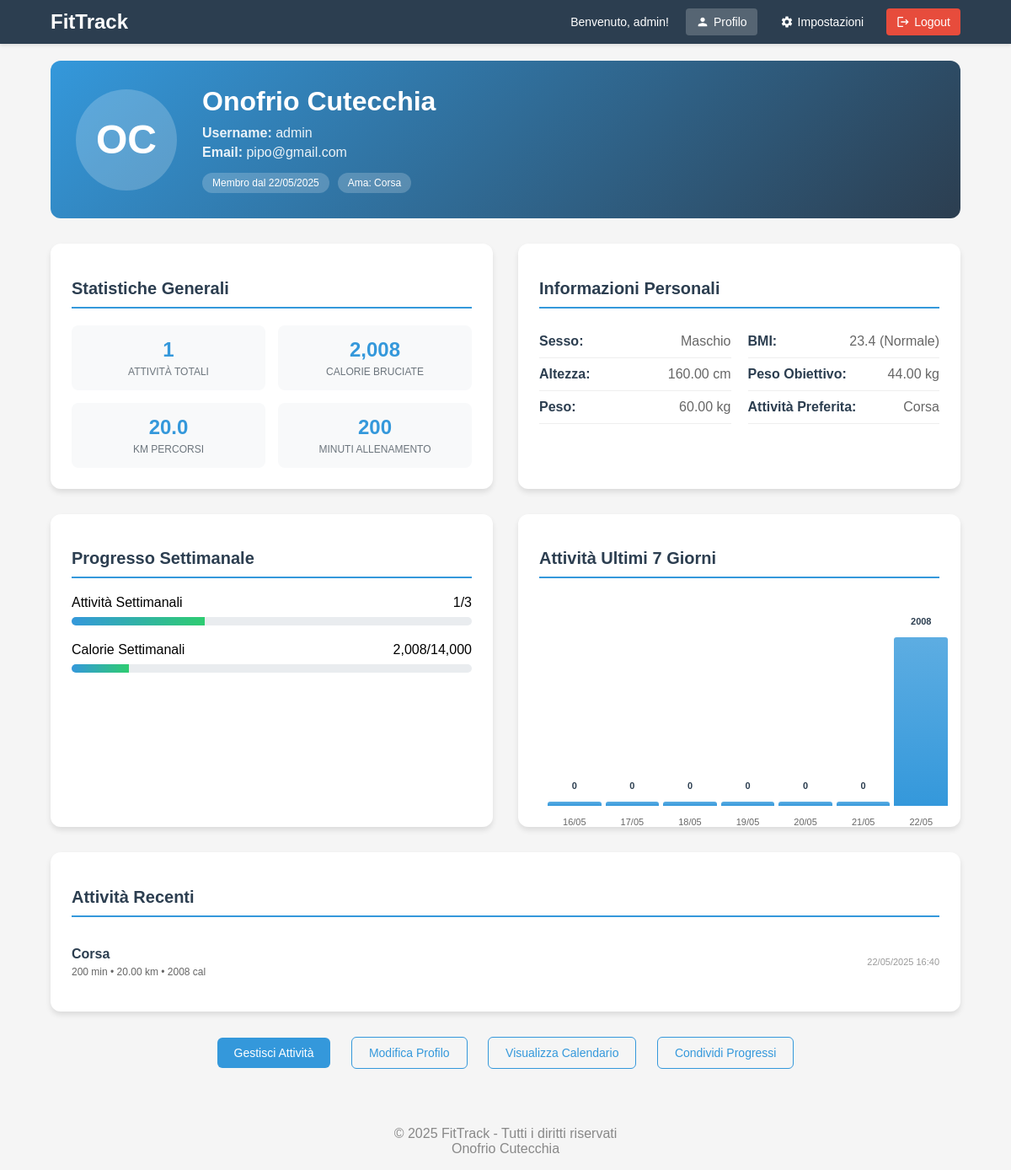
Screenshot of /profilo.php (signed in) with the database file from the repository.
### tables this page shows
CREATE TABLE `utenti` (
  `id` int(11) NOT NULL,
  `username` varchar(50) NOT NULL,
  `email` varchar(100) NOT NULL,
  `altezza` decimal(5,2) DEFAULT NULL,
  `peso` decimal(5,2) DEFAULT NULL,
  `password` varchar(255) NOT NULL,
  `nome` varchar(50) DEFAULT NULL,
  `cognome` varchar(50) DEFAULT NULL,
  `data_nascita` date DEFAULT NULL,
  `sesso` enum('M','F','Altro') DEFAULT NULL,
  `data_registrazione` timestamp NOT NULL DEFAULT current_timestamp()
);

CREATE TABLE `attivita` (
  `id` int(11) NOT NULL,
  `id_utente` int(11) NOT NULL,
  `tipo_attivita` varchar(50) NOT NULL,
  `durata` int(11) NOT NULL,
  `distanza` decimal(6,2) DEFAULT NULL,
  `calorie` int(11) DEFAULT NULL,
  `data_attivita` datetime NOT NULL,
  `descrizione` text DEFAULT NULL
);

CREATE TABLE `obiettivi` (
  `id` int(11) NOT NULL,
  `id_utente` int(11) DEFAULT NULL,
  `obiettivo_peso` decimal(5,2) DEFAULT NULL,
  `obiettivo_calorie` int(11) DEFAULT NULL,
  `obiettivo_passi` int(11) DEFAULT NULL,
  `obiettivo_attivita` int(11) DEFAULT NULL
);

### profilo.php (the view, shortened to what this page needs)
<?php
include 'connessione.php';
$id_utente = $_SESSION['utente_id'];
$sql = "SELECT * FROM utenti WHERE id = ?";
$stmt = $conn->prepare($sql);
$stmt->bind_param("i", $id_utente);
$stmt->execute();
$utente = $stmt->get_result()->fetch_assoc();
$sql = "SELECT * FROM obiettivi WHERE id_utente = ?";
$stmt = $conn->prepare($sql);
$stmt->bind_param("i", $id_utente);
$stmt->execute();
$obiettivi = $stmt->get_result()->fetch_assoc();
$stats = [];
$sql = "SELECT COUNT(*) as totale FROM attivita WHERE id_utente = ?";
$stmt = $conn->prepare($sql);
$stmt->bind_param("i", $id_utente);
$stmt->execute();
$stats['totale_attivita'] = $stmt->get_result()->fetch_assoc()['totale'];
$sql = "SELECT SUM(calorie) as totale FROM attivita WHERE id_utente = ?";
$stmt = $conn->prepare($sql);
$stmt->bind_param("i", $id_utente);
$stmt->execute();
$stats['calorie_totali'] = $stmt->get_result()->fetch_assoc()['totale'] ?? 0;
$sql = "SELECT SUM(distanza) as totale FROM attivita WHERE id_utente = ?";
$stmt = $conn->prepare($sql);
$stmt->bind_param("i", $id_utente);
$stmt->execute();
$stats['distanza_totale'] = $stmt->get_result()->fetch_assoc()['totale'] ?? 0;
$sql = "SELECT SUM(durata) as totale FROM attivita WHERE id_utente = ?";
$stmt = $conn->prepare($sql);
$stmt->bind_param("i", $id_utente);
$stmt->execute();
$stats['tempo_totale'] = $stmt->get_result()->fetch_assoc()['totale'] ?? 0;
$sql = "SELECT COUNT(*) as totale FROM attivita WHERE id_utente = ? AND YEARWEEK(data_attivita, 1) = YEARWEEK(CURDATE(), 1)";
$stmt = $conn->prepare($sql);
$stmt->bind_param("i", $id_utente);
$stmt->execute();
$stats['attivita_settimana'] = $stmt->get_result()->fetch_assoc()['totale'];
$sql = "SELECT SUM(calorie) as totale FROM attivita WHERE id_utente = ? AND YEARWEEK(data_attivita, 1) = YEARWEEK(CURDATE(), 1)";
$stmt = $conn->prepare($sql);
$stmt->bind_param("i", $id_utente);
$stmt->execute();
$stats['calorie_settimana'] = $stmt->get_result()->fetch_assoc()['totale'] ?? 0;
$sql = "SELECT tipo_attivita, COUNT(*) as conteggio FROM attivita WHERE id_utente = ? GROUP BY tipo_attivita ORDER BY conteggio DESC LIMIT 1";
$stmt = $conn->prepare($sql);
$stmt->bind_param("i", $id_utente);
$stmt->execute();
$result = $stmt->get_result()->fetch_assoc();
$stats['attivita_preferita'] = $result['tipo_attivita'] ?? 'Nessuna';
$bmi = null;
$categoria_bmi = '';
if ($utente['peso'] && $utente['altezza']) {
    $altezza_m = $utente['altezza'] / 100;
    $bmi = $utente['peso'] / ($altezza_m * $altezza_m);
    if ($bmi < 18.5) $categoria_bmi = 'Sottopeso';
    elseif ($bmi < 25) $categoria_bmi = 'Normale';
    elseif ($bmi < 30) $categoria_bmi = 'Sovrappeso';
    else $categoria_bmi = 'Obeso';
}
$progresso_obiettivi = [];
if ($obiettivi) {
    $progresso_obiettivi['attivita'] = [
        'attuale' => $stats['attivita_settimana'],
        'obiettivo' => $obiettivi['obiettivo_attivita'] ?? 0,
        'percentuale' => $obiettivi['obiettivo_attivita'] > 0 ? min(100, ($stats['attivita_settimana'] / $obiettivi['obiettivo_attivita']) * 100) : 0
    ];
    $obiettivo_calorie_settimana = ($obiettivi['obiettivo_calorie'] ?? 0) * 7;
    $progresso_obiettivi['calorie'] = [
        'attuale' => $stats['calorie_settimana'],
        'obiettivo' => $obiettivo_calorie_settimana,
        'percentuale' => $obiettivo_calorie_settimana > 0 ? min(100, ($stats['calorie_settimana'] / $obiettivo_calorie_settimana) * 100) : 0
    ];
}
$sql = "SELECT tipo_attivita, durata, distanza, calorie, data_attivita FROM attivita WHERE id_utente = ? ORDER BY data_attivita DESC LIMIT 5";
$stmt = $conn->prepare($sql);
$stmt->bind_param("i", $id_utente);
$stmt->execute();
$ultime_attivita = $stmt->get_result()->fetch_all(MYSQLI_ASSOC);
$dati_grafico = [];
for ($i = 6; $i >= 0; $i--) {
    $data = date('Y-m-d', strtotime("-$i days"));
    $sql = "SELECT SUM(calorie) as calorie FROM attivita WHERE id_utente = ? AND DATE(data_attivita) = ?";
    $stmt = $conn->prepare($sql);
    $stmt->bind_param("is", $id_utente, $data);
    $stmt->execute();
    $risultato = $stmt->get_result()->fetch_assoc();
    $dati_grafico[] = [
        'data' => date('d/m', strtotime($data)),
        'calorie' => $risultato['calorie'] ?? 0
    ];
}
?>
<!DOCTYPE html>
<html lang="it">
<head>
</head>
<body>
    <nav class="navbar">
        <div class="navbar-container">
            <a href="dashboard.php" class="navbar-brand">FitTrack</a>
            <div class="navbar-user">
                <span class="user-welcome">Benvenuto, <?php echo htmlspecialchars($_SESSION['utente_username']); ?>!</span>
                <div class="navbar-links">
                    <a href="profilo.php" class="navbar-link active">
                        <svg class="icon" viewBox="0 0 24 24">
                            <path d="M12 12c2.21 0 4-1.79 4-4s-1.79-4-4-4-4 1.79-4 4 1.79 4 4 4zm0 2c-2.67 0-8 1.34-8 4v2h16v-2c0-2.66-5.33-4-8-4z"/>
                        </svg>
                        Profilo
                    </a>
                    <a href="impostazioni.php" class="navbar-link">
                        Impostazioni
                    </a>
                    <a href="logout.php" class="navbar-link logout">
                        <svg class="icon" viewBox="0 0 24 24">
                            <path d="M17 7l-1.41 1.41L18.17 11H8v2h10.17l-2.58 2.58L17 17l5-5zM4 5h8V3H4c-1.1 0-2 .9-2 2v14c0 1.1.9 2 2 2h8v-2H4V5z"/>
                        </svg>
                        Logout
                    </a>
                </div>
            </div>
        </div>
    </nav>
    <div class="container">
        <div class="profilo-header">
            <div class="avatar">
                <?php echo strtoupper(substr($utente['nome'], 0, 1) . substr($utente['cognome'], 0, 1)); ?>
            </div>
            <div class="profilo-info">
                <h1><?php echo htmlspecialchars($utente['nome'] . ' ' . $utente['cognome']); ?></h1>
                <p><strong>Username:</strong> <?php echo htmlspecialchars($utente['username']); ?></p>
                <p><strong>Email:</strong> <?php echo htmlspecialchars($utente['email']); ?></p>
                <div class="profilo-badges">
                    <span class="badge">Membro dal <?php echo date('d/m/Y', strtotime($utente['data_registrazione'])); ?></span>
                    <?php if ($stats['attivita_preferita'] != 'Nessuna'): ?>
                    <span class="badge">Ama: <?php echo htmlspecialchars($stats['attivita_preferita']); ?></span>
                    <?php endif; ?>
                </div>
            </div>
        </div>
        <div class="profilo-grid">
            <div class="profilo-section">
                <h2 class="section-title">Statistiche Generali</h2>
                <div class="stats-grid">
                    <div class="stat-item">
                        <div class="stat-number"><?php echo $stats['totale_attivita']; ?></div>
                        <div class="stat-label">Attività Totali</div>
                    </div>
                    <div class="stat-item">
                        <div class="stat-number"><?php echo number_format($stats['calorie_totali']); ?></div>
                        <div class="stat-label">Calorie Bruciate</div>
                    </div>
                    <div class="stat-item">
                        <div class="stat-number"><?php echo number_format($stats['distanza_totale'], 1); ?></div>
                        <div class="stat-label">Km Percorsi</div>
                    </div>
                    <div class="stat-item">
                        <div class="stat-number"><?php echo number_format($stats['tempo_totale']); ?></div>
                        <div class="stat-label">Minuti Allenamento</div>
                    </div>
                </div>
            </div>
            <div class="profilo-section">
                <h2 class="section-title">Informazioni Personali</h2>
                <div class="info-grid">
                    <div>
                        <div class="info-item">
                            <span class="info-label">Sesso:</span>
                            <span class="info-value"><?php echo $utente['sesso'] == 'M' ? 'Maschio' : ($utente['sesso'] == 'F' ? 'Femmina' : 'Non specificato'); ?></span>
                        </div>
                        <div class="info-item">
                            <span class="info-label">Altezza:</span>
                            <span class="info-value"><?php echo $utente['altezza'] ? $utente['altezza'] . ' cm' : 'Non specificata'; ?></span>
                        </div>
                        <div class="info-item">
                            <span class="info-label">Peso:</span>
                            <span class="info-value"><?php echo $utente['peso'] ? $utente['peso'] . ' kg' : 'Non specificato'; ?></span>
                        </div>
                    </div>
                    <div>
                        <?php if ($bmi): ?>
                        <div class="info-item">
                            <span class="info-label">BMI:</span>
                            <span class="info-value"><?php echo number_format($bmi, 1) . ' (' . $categoria_bmi . ')'; ?></span>
                        </div>
                        <?php endif; ?>
                        <?php if ($obiettivi && $obiettivi['obiettivo_peso']): ?>
                        <div class="info-item">
                            <span class="info-label">Peso Obiettivo:</span>
                            <span class="info-value"><?php echo $obiettivi['obiettivo_peso']; ?> kg</span>
                        </div>
                        <?php endif; ?>
                        <div class="info-item">
                            <span class="info-label">Attività Preferita:</span>
                            <span class="info-value"><?php echo htmlspecialchars($stats['attivita_preferita']); ?></span>
                        </div>
                    </div>
                </div>
            </div>
        </div>
        <div class="profilo-grid">
            <?php if ($obiettivi): ?>
            <div class="profilo-section">
                <h2 class="section-title">Progresso Settimanale</h2>
                <div class="progress-item">
                    <div class="progress-header">
                        <span>Attività Settimanali</span>
                        <span><?php echo $progresso_obiettivi['attivita']['attuale']; ?>/<?php echo $progresso_obiettivi['attivita']['obiettivo']; ?></span>
                    </div>
                    <div class="progress-bar">
                        <div class="progress-fill" style="width: <?php echo $progresso_obiettivi['attivita']['percentuale']; ?>%"></div>
                    </div>
                </div>
                <div class="progress-item">
                    <div class="progress-header">
                        <span>Calorie Settimanali</span>
                        <span><?php echo number_format($progresso_obiettivi['calorie']['attuale']); ?>/<?php echo number_format($progresso_obiettivi['calorie']['obiettivo']); ?></span>
                    </div>
                    <div class="progress-bar">
                        <div class="progress-fill" style="width: <?php echo $progresso_obiettivi['calorie']['percentuale']; ?>%"></div>
                    </div>
                </div>
            </div>
            <?php endif; ?>
            <div class="profilo-section">
                <h2 class="section-title">Attività Ultimi 7 Giorni</h2>
                <div class="chart-container">
                    <div class="chart">
                        <?php
                        $max_calorie = max(array_column($dati_grafico, 'calorie'));
                        $max_calorie = $max_calorie > 0 ? $max_calorie : 1;
                        foreach ($dati_grafico as $giorno):
                            $altezza = ($giorno['calorie'] / $max_calorie) * 200;
                        ?>
                        <div class="chart-bar" style="height: <?php echo $altezza; ?>px;">
                            <span class="chart-value"><?php echo $giorno['calorie']; ?></span>
                            <span class="chart-label"><?php echo $giorno['data']; ?></span>
                        </div>
                        <?php endforeach; ?>
                    </div>
                </div>
            </div>
        </div>
        <div class="profilo-section">
            <h2 class="section-title">Attività Recenti</h2>
            <?php if (!empty($ultime_attivita)): ?>
            <ul class="activity-list">
                <?php foreach ($ultime_attivita as $attivita): ?>
                <li class="activity-item">
                    <div class="activity-info">
                        <div class="activity-type"><?php echo htmlspecialchars($attivita['tipo_attivita']); ?></div>
                        <div class="activity-details">
                            <?php echo $attivita['durata']; ?> min •
                            <?php echo $attivita['distanza']; ?> km •
                            <?php echo $attivita['calorie']; ?> cal
                        </div>
                    </div>
                    <div class="activity-date">
                        <?php echo date('d/m/Y H:i', strtotime($attivita['data_attivita'])); ?>
                    </div>
                </li>
                <?php endforeach; ?>
            </ul>
            <?php endif; ?>
        </div>
        <div class="actions">
            <a href="attivita.php" class="btn">Gestisci Attività</a>
            <a href="impostazioni.php" class="btn btn-outline">Modifica Profilo</a>
            <a href="calendario.php" class="btn btn-outline">Visualizza Calendario</a>
        </div>
    </div>
    <?php include 'footer.php'; ?>
</body>
</html>

### footer.php
<footer style="text-align: center; padding: 1rem; margin-top: 2rem; color: #888;">
    © 2025 FitTrack - Tutti i diritti riservati
    <br>Onofrio Cutecchia
</footer>

### rows the page displays
utenti: nome+cognome "OC", nome+cognome "Onofrio Cutecchia", username "admin", email "pipo@gmail.com", data_registrazione "22/05/2025", altezza "160.00", peso "60.00", bmi "23.4", categoria_bmi "Normale"
attivita: tipo_attivita "Corsa", calorie "2,008", distanza "20.0", durata "200", distanza "20.00", calorie "2008", data_attivita "22/05/2025 16:40"
obiettivi: obiettivo_peso "44.00"

### other values shown
$_SESSION['utente_username'] "admin"
$stats['totale_attivita'] "1"
$progresso_obiettivi['attivita']['attuale'] "1"
$progresso_obiettivi['attivita']['obiettivo'] "3"
$progresso_obiettivi['calorie']['attuale'] "2,008"
$progresso_obiettivi['calorie']['obiettivo'] "14,000"
$giorno['calorie'] "0"
$giorno['data'] "16/05"
$giorno['data'] "17/05"
$giorno['data'] "18/05"
$giorno['data'] "19/05"
$giorno['data'] "20/05"
$giorno['data'] "21/05"
$giorno['calorie'] "2008"
$giorno['data'] "22/05"
